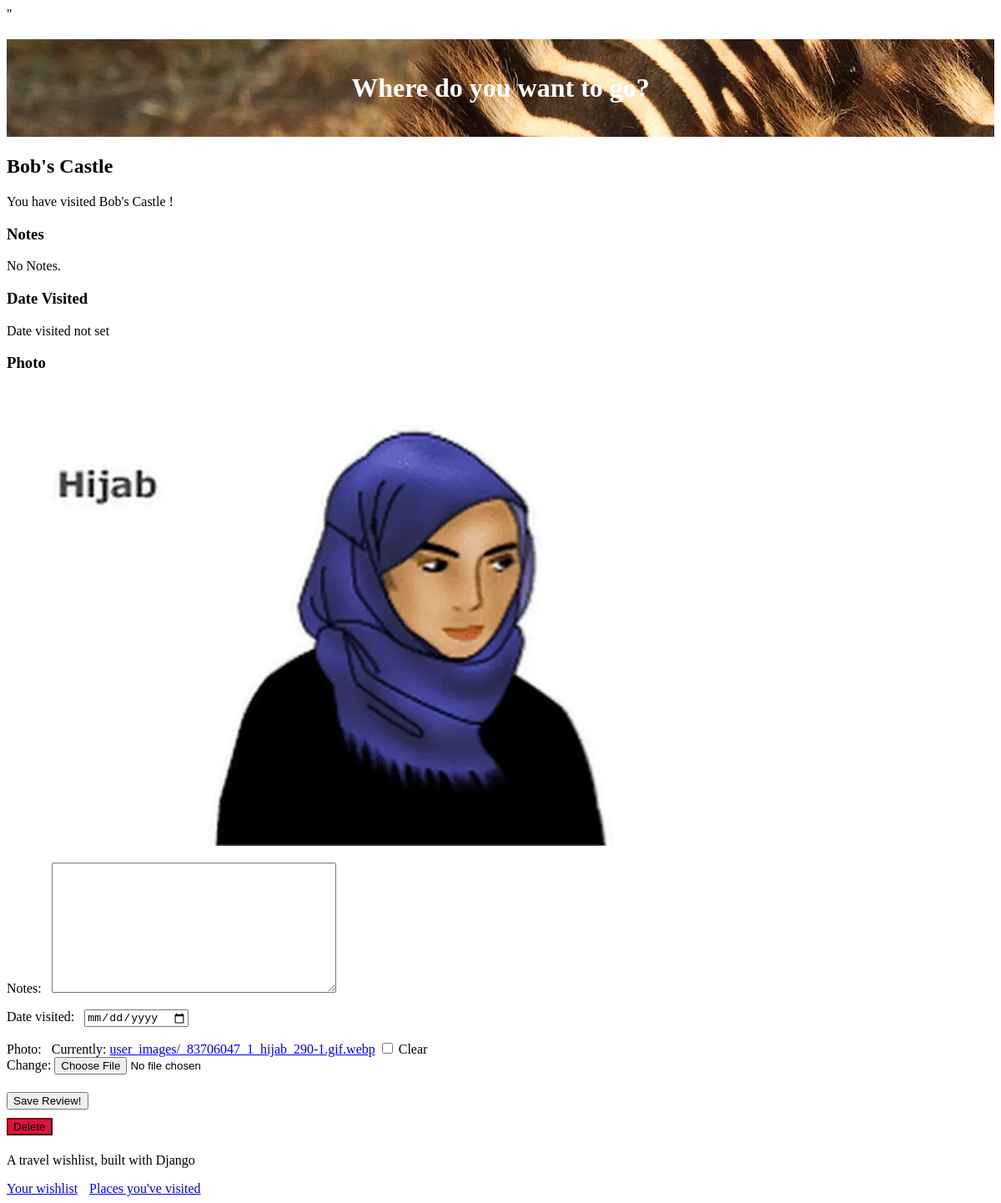
Screenshot of /place/45 (signed in) with the database file from the repository.
### travel_wishlist/models.py (models this page shows, shortened)
class Place(models.Model):
    user = models.ForeignKey('auth.User', null=False, on_delete=models.CASCADE)
    name = models.CharField(max_length=200)
    visited = models.BooleanField(default=False)
    notes = models.TextField(blank=True, null=True)
    date_visited = models.DateField(blank=True, null=True)
    photo = models.ImageField(upload_to='user_images/', blank=True, null=True )

### travel_wishlist/views.py (the view)
# urls.py: path('place/<int:place_pk>', views.place_details, name='place_details'),
@login_required
def place_details(request, place_pk):
    place = get_object_or_404(Place, pk=place_pk)
    if place.user != request.user:
        return HttpResponseForbidden()
    if request.method == 'POST':
        form = TripReviewForm(request.POST, request.FILES, instance=place)
        if form.is_valid():
            form.save()
            messages.info(request, 'Trip information updated!')
        else:
            messages.error(request, form.errors) #temporary refine later
        return redirect('place_details', place_pk=place_pk)
    else:
        if place.visited:
            review_form = TripReviewForm(instance=place)
            return render(request, 'travel_wishlist/place_detail.html', {'place': place, 'review_form': review_form})
        else:
            return render(request, 'travel_wishlist/place_detail.html', {'place': place})

### travel_wishlist/forms.py
class TripReviewForm(forms.ModelForm):
    class Meta:
        model = Place
        fields = ('notes', 'date_visited', 'photo')
        widgets = {
            'date_visited': DateInput()
        }

### travel_wishlist/templates/travel_wishlist/place_detail.html (shortened to what this page needs)
{% extends 'travel_wishlist/base.html' %}
{% load static %}
{% block content %}
<h2>{{ place.name }}</h2>
{% if place.visited %}
    <p>You have visited {{ place.name }} !</p>
    <h3>Notes</h3>
    <p>{{place.notes|default:"No Notes." }}</p>
    <h3>Date Visited</h3>
    <p>{{place.date_visited|default:"Date visited not set" }}</p>
    <h3>Photo</h3>
    {% if place.photo %}
        <img src="{{ place.photo.url }}">
    {% else %}
        <p>No photo uploaded.</p>
    {% endif %}
    <form action="{% url 'place_details' place.pk %}" method="POST" enctype="multipart/form-data">
        {{ review_form.as_p }}
        <button type="subit">Save Review!</button>
    </form>
{% else %}
    <p>You have not visited {{ place.name }}.</p>
    <form action="{% url 'place_was_visited' place.pk %}" method="POST">
        {% csrf_token %}
        <button type="submit" class="visited">Visited!</button>
    </form>
{% endif %}
<form action="{% url 'delete_place' place.pk %}" method="POST">
    <button type="submit" class="delete">Delete</button>
</form>
{% endblock %}

### travel_wishlist/static/css/style.css (style rules this page uses)
label { display: inline-block; padding-right: 8px; }
button { margin: 5px 0px 5px 0; }
.delete { background-color: crimson; border-color: darkred; }

### rows the page displays
Place: name "Bob's Castle", notes "No Notes.", date_visited "Date visited not set", photo (picture)
